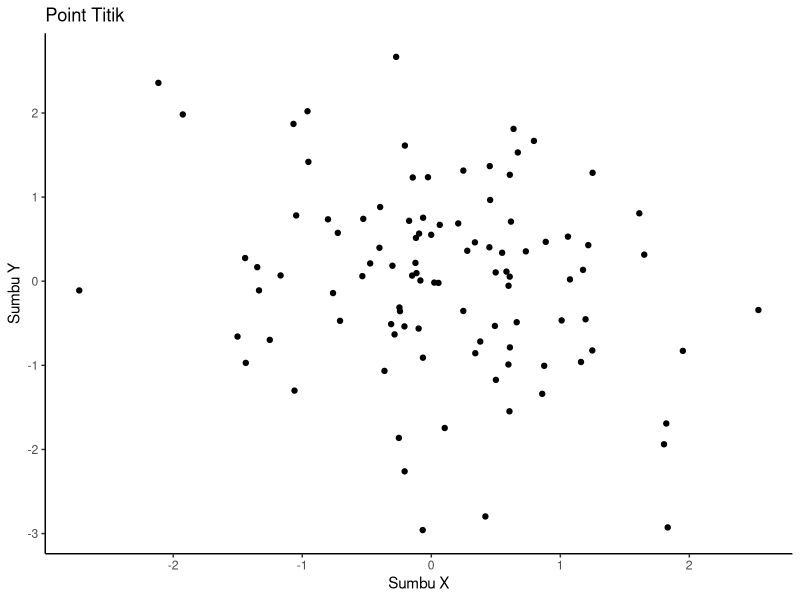
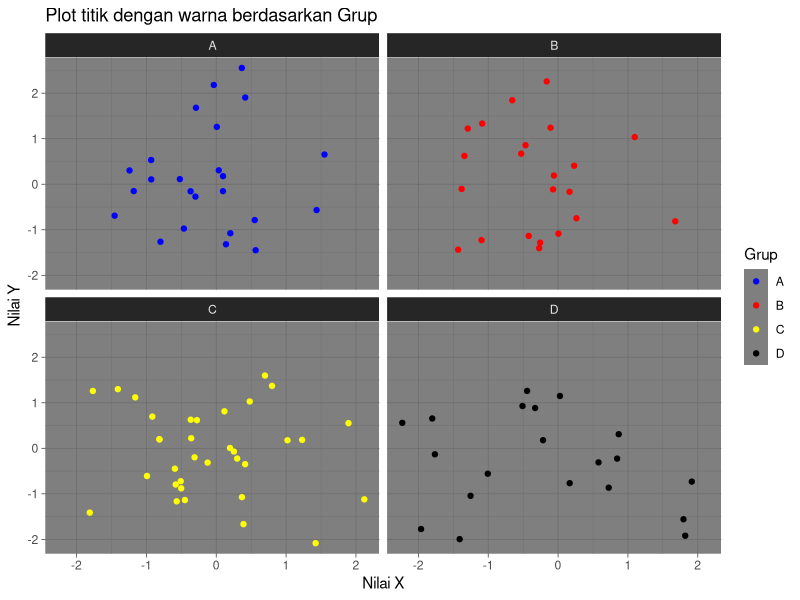
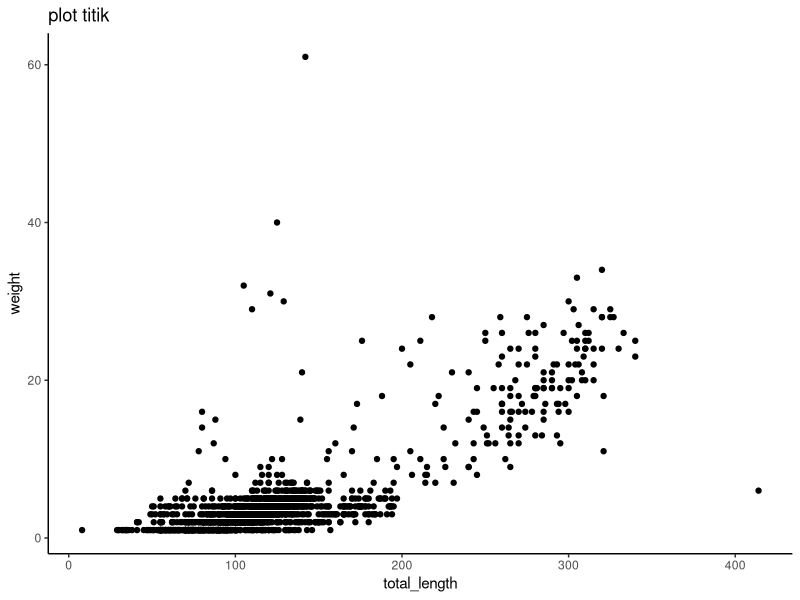
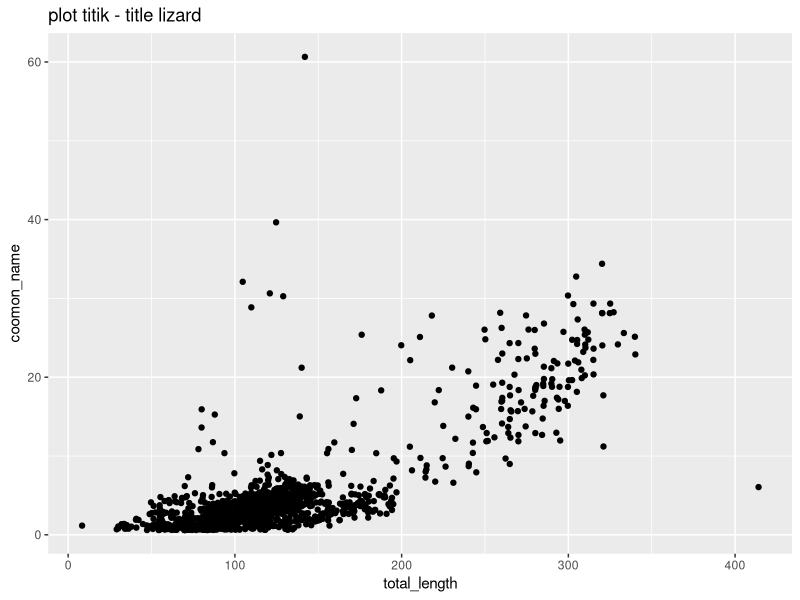
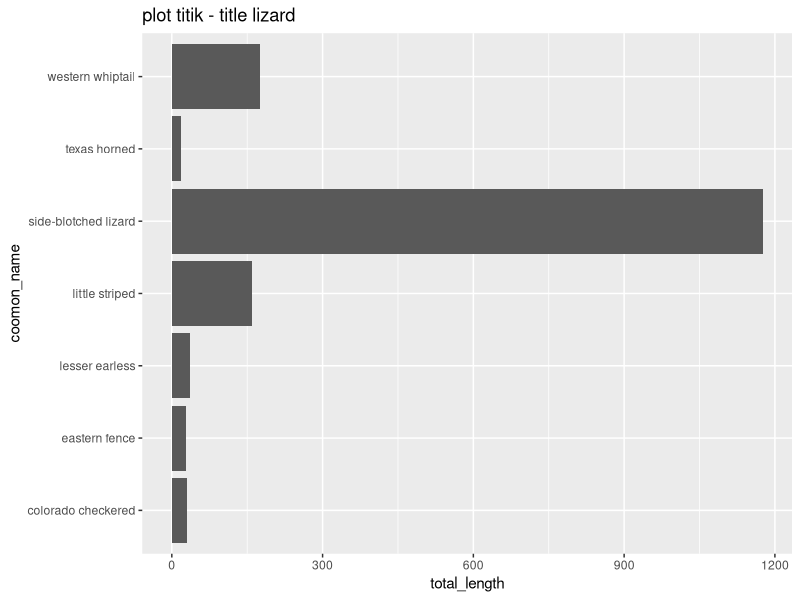
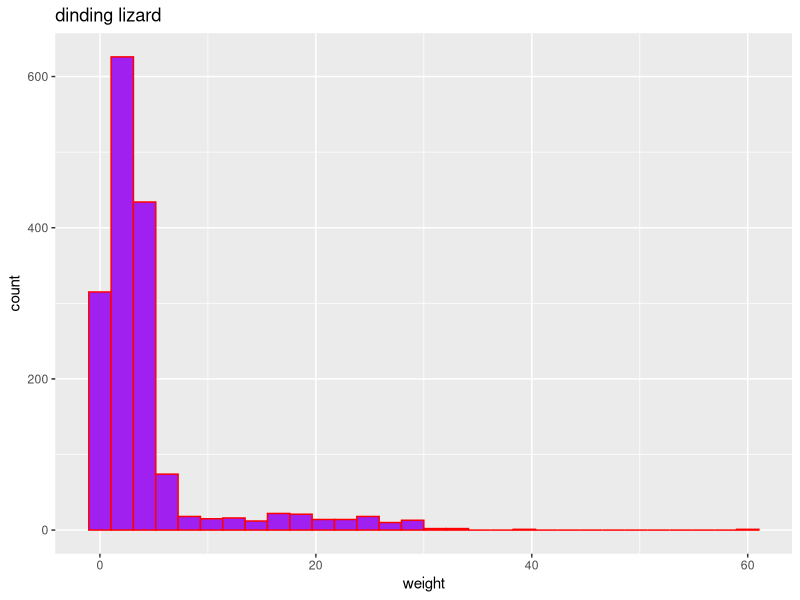
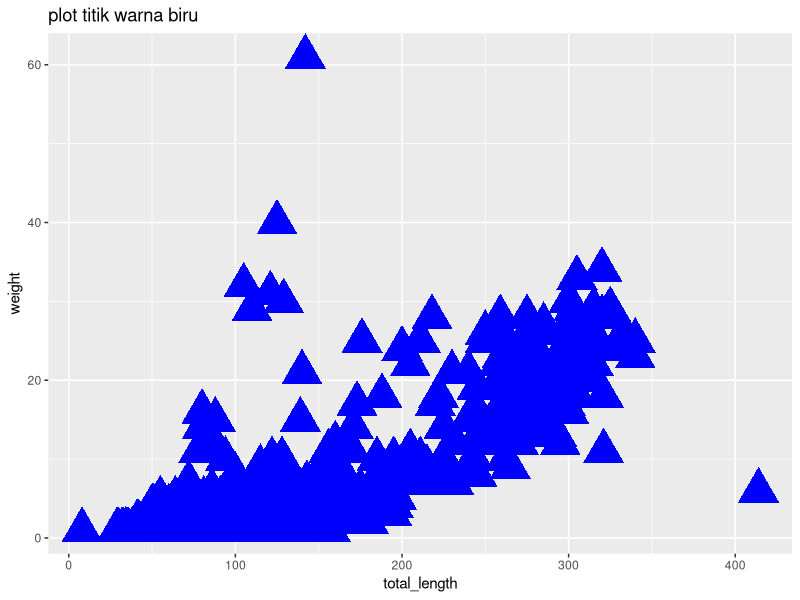
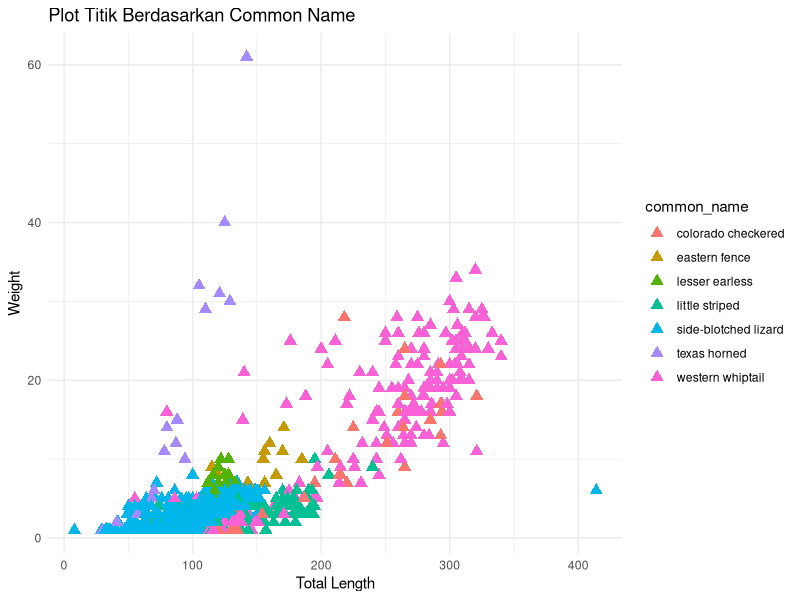

Here is the R script that generated these plots, in order:
## ---- chunk 1
knitr::opts_chunk$set(echo = TRUE)
## ---- chunk 2
library(ggplot2)
## ---- chunk 3
data <-data.frame(x = rnorm(100),y=rnorm(100))
## ---- chunk 4
ggplot(data, aes(x = x, y = y))+
  
  #membuat plot titik
  geom_point()+
 
   #menambahkan plot judul dan sumbu
  labs(title = "Point Titik", x = "Sumbu X", y = "Sumbu Y") +

  #memilih tema
  theme_classic()
## ---- chunk 5
data <- data.frame(x = rnorm(100), y = rnorm(100), grup = sample(c("A", "B", "C", "D"), 100, replace = TRUE))
ggplot(data, aes(x = x, y = y, color = grup))+
  geom_point()+
  facet_wrap(~grup)+
  scale_color_manual(values = c("A" = "blue", "B" = "red", "C" = "yellow", "D" = "black"))+
  theme_dark()+
  labs(title = "Plot titik dengan warna berdasarkan Grup",
       x = "Nilai X",
       y = "Nilai Y",
       color = "Grup")
## ---- chunk 6
library(readr)
lizard <- read.csv("lizards.csv")
View(lizard)
## ---- chunk 7
library(ggplot2)
ggplot(lizard, aes(x = total_length, y = weight))+
  geom_point()+
  labs(title = "plot titik",x = "total_length", y = "weight")+
  theme_classic()
## ---- chunk 8
#Jitter
ggplot(lizard, aes(x = total_length, y = weight))+
  geom_jitter()+
  labs(title = "plot titik - title lizard",x = "total_length", y = "coomon_name")
## ---- chunk 9
#Bar
library(ggplot2)
ggplot(lizard, aes(y = common_name))+
  geom_bar()+
  labs(title = "plot titik - title lizard",x = "total_length", y = "coomon_name")
## ---- chunk 10
#Histogram warna
library(ggplot2)
ggplot(lizard, aes(x = weight))+
  geom_histogram(color = "red", fill = "purple" )+
  labs(title = "dinding lizard", x = "weight", y = "count")
## ---- chunk 11
#shape
library(ggplot2)
ggplot(lizard, aes(x = total_length, y = weight,color))+
  geom_point(color = "blue", shape = 17, size = 10 )+
  labs(title = "plot titik warna biru",x = "total_length", y = "weight")
## ---- chunk 12
#common_name
library(ggplot2)
ggplot(lizard, aes(x = total_length, y = weight, color = common_name)) +
  geom_point(shape = 17, size = 3) +  # Warna akan ditentukan oleh common_name
  labs(title = "Plot Titik Berdasarkan Common Name", x = "Total Length", y = "Weight") +
  theme_minimal()  # Menggunakan tema minimal untuk tampilan yang lebih bersih
## ---- chunk 13
summary(cars)
## ---- chunk 14
plot(pressure)
